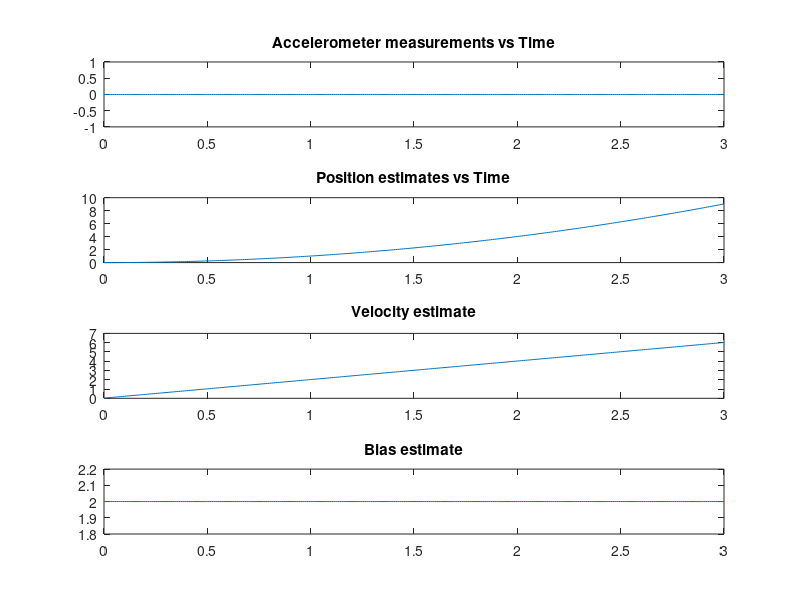

Write the MATLAB code that produced this figure.
function simple_kalman_design_Prob1

T = .01; %Time step
time = 0:T:3;

x = [0; 0; 2]; % initial state: [pos; vel; bias]

x_vec = zeros([3 length(0:T:3)]);
i = 1;

utilde = zeros([1 length(0:T:3)]);
for t = time
    [x_new] = dead_reckoning(x, utilde(i), T);
    x_vec(:,i) = x_new;
    x = x_new;
%     u = accel_meass(i);
    i = i + 1;
end

subplot(4,1,1)
plot(time, utilde)
title('Accelerometer measurements vs Time')

subplot(4, 1, 2)
plot(time, x_vec(1,:))
title('Position estimates vs Time')

subplot(4, 1, 3)
plot(time, x_vec(2,:))
title('Velocity estimate')

subplot(4, 1, 4)
plot(time, x_vec(3,:))
title('Bias estimate')

function [ x_update ] = dead_reckoning( xhat, utilde, T )
%UNTITLED Summary of this function goes here
%   Detailed explanation goes here

phat_update = xhat(1) + T*xhat(2); 
vhat_update = xhat(2) + T*utilde + T*xhat(3);
bhat_update = xhat(3);

x_update = [phat_update; vhat_update; bhat_update];